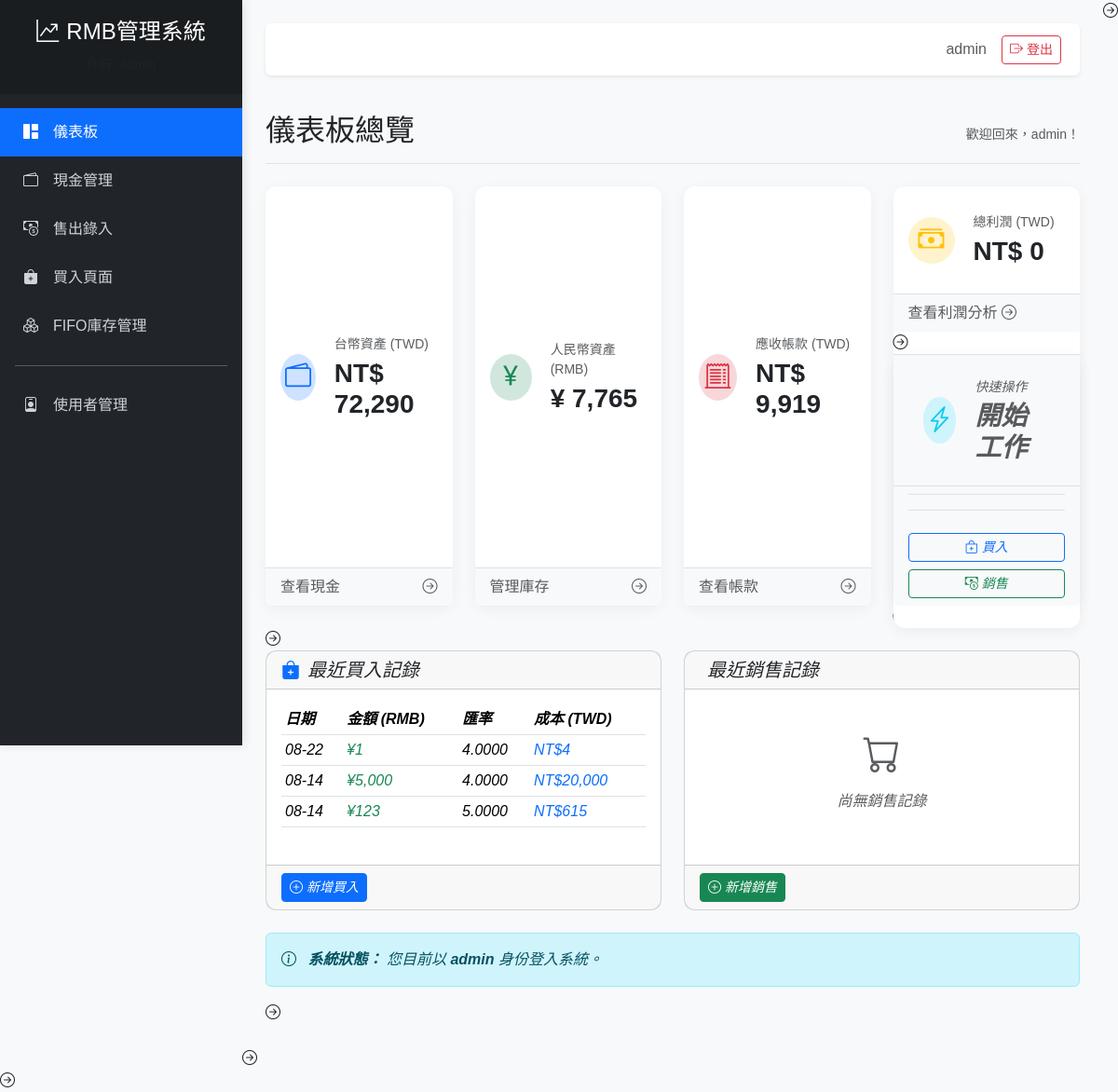
The page /dashboard (signed in) on the database its author committed.
### app.py (models this page shows, shortened)
class User(db.Model, UserMixin):
    __tablename__ = "user"  # <---【修正】統一為單數
    id = db.Column(db.Integer, primary_key=True)
    username = db.Column(db.String(80), unique=True, nullable=False)
    password_hash = db.Column(db.String(256), nullable=False)
    role = db.Column(
        db.String(50), default="operator", nullable=False
    )  # <---【修正】引入 Role
    is_active = db.Column(db.Boolean, default=True, nullable=False)
    @property
    def is_admin(self):
        return self.role == "admin"

class PurchaseRecord(db.Model):
    __tablename__ = "purchase_records"
    id = db.Column(db.Integer, primary_key=True)
    payment_account_id = db.Column(
        db.Integer, db.ForeignKey("cash_accounts.id"), nullable=True
    )
    deposit_account_id = db.Column(
        db.Integer, db.ForeignKey("cash_accounts.id"), nullable=True
    )
    channel_id = db.Column(db.Integer, db.ForeignKey("channels.id"), nullable=True)
    rmb_amount = db.Column(db.Float, nullable=False)
    exchange_rate = db.Column(db.Float, nullable=False)
    twd_cost = db.Column(db.Float, nullable=False)
    purchase_date = db.Column(db.DateTime, default=datetime.utcnow)
    operator_id = db.Column(
        db.Integer, db.ForeignKey("user.id"), nullable=False
    )  # <---【修正】統一外鍵目標
    channel = db.relationship("Channel", back_populates="purchase_records")
    payment_account = db.relationship(
        "CashAccount", foreign_keys=[payment_account_id], backref="paid_purchases"
    )
    deposit_account = db.relationship(
        "CashAccount", foreign_keys=[deposit_account_id], backref="deposited_purchases"
    )
    operator = db.relationship("User", backref="purchase_records")
    fifo_inventory = db.relationship("FIFOInventory", back_populates="purchase_record", cascade="all, delete-orphan")

### app.py (the view)
@app.route("/dashboard")
@login_required
def dashboard():
    try:
        all_accounts_obj = (
            db.session.execute(db.select(CashAccount).order_by(CashAccount.holder_id))
            .scalars()
            .all()
        )
        total_twd_cash = sum(
            acc.balance for acc in all_accounts_obj if acc.currency == "TWD"
        )
        total_rmb_stock = sum(
            acc.balance for acc in all_accounts_obj if acc.currency == "RMB"
        )
        customers_with_receivables = (
            db.session.execute(
                db.select(Customer)
                .filter_by(is_active=True)
                .filter(Customer.total_receivables_twd > 0)
                .order_by(Customer.total_receivables_twd.desc())
            )
            .scalars()
            .all()
        )
        total_receivables = sum(c.total_receivables_twd for c in customers_with_receivables)
        recent_purchases = (
            db.session.execute(
                db.select(PurchaseRecord)
                .order_by(PurchaseRecord.purchase_date.desc())
                .limit(5)
            )
            .scalars()
            .all()
        )
        recent_sales = (
            db.session.execute(
                db.select(SalesRecord)
                .order_by(SalesRecord.created_at.desc())
                .limit(5)
            )
            .scalars()
            .all()
        )
        total_profit_twd = 0.0
        all_sales = (
            db.session.execute(
                db.select(SalesRecord)
            )
            .scalars()
            .all()
        )
        for sale in all_sales:
            profit_info = FIFOService.calculate_profit_for_sale(sale)
            if profit_info:
                total_profit_twd += profit_info.get('profit_twd', 0.0)
        return render_template(
            "dashboard.html",
            total_twd=total_twd_cash,
            total_rmb=total_rmb_stock,
            total_receivables=total_receivables,
            total_profit_twd=total_profit_twd,
            recent_purchases=recent_purchases,
            recent_sales=recent_sales,
            is_admin=False
        )
    except Exception as e:
        flash(f"載入儀表板時發生錯誤: {e}", "danger")
        return render_template(
            "dashboard.html",
            total_twd=0.0,
            total_rmb=0.0,
            total_receivables=0.0,
            recent_purchases=[],
            recent_sales=[],
            is_admin=False
        )

### templates/dashboard.html (shortened to what this page needs)
{% extends "base.html" %}
{% block content %}
<div class="d-flex justify-content-between flex-wrap flex-md-nowrap align-items-center pt-3 pb-2 mb-4 border-bottom">
    <h1 class="h2">儀表板總覽</h1>
    <small class="text-muted">歡迎回來，{{ current_user.username }}！</small>
</div>
<div class="row">
    <div class="col-lg-3 col-md-6 mb-4">
        <div class="card h-100 metric-card">
            <div class="card-body">
                <div class="icon-circle bg-primary-subtle text-primary">
                    <i class="bi bi-wallet2 fs-3"></i>
                </div>
                <div>
                    <p class="text-muted mb-1 small">台幣資產 (TWD)</p>
                    <h3 class="fw-bold mb-0">NT$ {{ "{:,.0f}".format(total_twd or 0) }}</h3>
                </div>
            </div>
            <a href="{{ url_for('cash_management_operator') }}" class="card-footer text-decoration-none text-muted d-block">
                查看現金 <i class="bi bi-arrow-right-circle float-end"></i>
            </a>
        </div>
    </div>
    <div class="col-lg-3 col-md-6 mb-4">
        <div class="card h-100 metric-card">
            <div class="card-body">
                <div class="icon-circle bg-success-subtle text-success">
                    <i class="bi bi-currency-yen fs-3"></i>
                </div>
                <div>
                    <p class="text-muted mb-1 small">人民幣資產 (RMB)</p>
                    <h3 class="fw-bold mb-0">¥ {{ "{:,.0f}".format(total_rmb or 0) }}</h3>
                </div>
            </div>
            <a href="{{ url_for('fifo_inventory') }}" class="card-footer text-decoration-none text-muted d-block">
                管理庫存 <i class="bi bi-arrow-right-circle float-end"></i>
            </a>
        </div>
    </div>
    <div class="col-lg-3 col-md-6 mb-4">
        <div class="card h-100 metric-card">
            <div class="card-body">
                <div class="icon-circle bg-danger-subtle text-danger">
                    <i class="bi bi-receipt-cutoff fs-3"></i>
                </div>
                <div>
                    <p class="text-muted mb-1 small">應收帳款 (TWD)</p>
                    <h3 class="fw-bold mb-0">NT$ {{ "{:,.0f}".format(total_receivables or 0) }}</h3>
                </div>
            </div>
            <a href="{{ url_for('cash_management_operator') }}" class="card-footer text-decoration-none text-muted d-block">
                查看帳款 <i class="bi bi-arrow-right-circle float-end"></i>
            </a>
        </div>
    </div>
    <div class="col-lg-3 col-md-6 mb-4">
        <div class="card h-100 metric-card">
            <div class="card-body">
                <div class="icon-circle bg-warning-subtle text-warning">
                    <i class="bi bi-cash-stack fs-3"></i>
                </div>
                <div>
                    <p class="text-muted mb-1 small">總利潤 (TWD)</p>
                    <h3 class="fw-bold mb-0">NT$ {{ "{:,.0f}".format(total_profit_twd or 0) }}</h3>
                </div>
            </div>
            <a href="{{ url_for('fifo_inventory') }}" class="card-footer text-decoration-none text-muted d-block">查看利潤分析 <i class="bi bi-arrow-right-circle float-end></i></a>
        </div>
    </div>
    <div class="col-lg-3 col-md-6 mb-4">
        <div class="card h-100 metric-card">
            <div class="card-body">
                <div class="icon-circle bg-info-subtle text-info">
                    <i class="bi bi-lightning-charge fs-3"></i>
                </div>
                <div>
                    <p class="text-muted mb-1 small">快速操作</p>
                    <h3 class="fw-bold mb-0">開始工作</h3>
                </div>
            </div>
            <div class="card-footer">
                <div class="d-grid gap-2">
                    <a href="{{ url_for('buy_in') }}" class="btn btn-sm btn-outline-primary">
                        <i class="bi bi-bag-plus me-1"></i>買入
                    </a>
                    <a href="{{ url_for('sales_entry') }}" class="btn btn-sm btn-outline-success">
                        <i class="bi bi-cash-coin me-1"></i>銷售
                    </a>
                </div>
            </div>
        </div>
    </div>
</div>
<div class="row">
    <div class="col-lg-6 mb-4">
        <div class="card recent-activity-card h-100">
            <div class="card-header">
                <h5 class="mb-0">
                    <i class="bi bi-bag-plus-fill me-2 text-primary"></i>最近買入記錄
                </h5>
            </div>
            <div class="card-body">
                {% if recent_purchases %}
                <div class="table-responsive">
                    <table class="table table-sm">
                        <thead>
                            <tr>
                                <th>日期</th>
                                <th>金額 (RMB)</th>
                                <th>匯率</th>
                                <th>成本 (TWD)</th>
                            </tr>
                        </thead>
                        <tbody>
                            {% for purchase in recent_purchases %}
                            <tr>
                                <td>{{ purchase.purchase_date.strftime('%m-%d') }}</td>
                                <td class="text-success">¥{{ "{:,.0f}".format(purchase.rmb_amount) }}</td>
                                <td>{{ "{:.4f}".format(purchase.exchange_rate) }}</td>
                                <td class="text-primary">NT${{ "{:,.0f}".format(purchase.twd_cost) }}</td>
                            </tr>
                            {% endfor %}
                        </tbody>
                    </table>
                </div>
                {% else %}
                <div class="text-center text-muted py-4">
                    <i class="bi bi-inbox fs-1"></i>
                    <p class="mt-2">尚無買入記錄</p>
                </div>
                {% endif %}
            </div>
            <div class="card-footer">
                <a href="{{ url_for('buy_in') }}" class="btn btn-primary btn-sm">
                    <i class="bi bi-plus-circle me-1"></i>新增買入
                </a>
            </div>
        </div>
    </div>
    <div class="col-lg-6 mb-4">
        <div class="card recent-activity-card h-100">
            <div class="card-header">
                <h5 class="mb-0">
                    最近銷售記錄
                </h5>
            </div>
            <div class="card-body">
                {% if recent_sales %}
                <div class="table-responsive">
                    <table class="table table-sm">
                        <thead>
                            <tr>
                                <th>日期</th>
                                <th>客戶</th>
                                <th>金額 (RMB)</th>
                                <th>收款 (TWD)</th>
                            </tr>
                        </thead>
                        <tbody>
                            {% for sale in recent_sales %}
                            <tr>
                                <td>{{ sale.created_at.strftime('%m-%d') }}</td>
                                <td>{{ sale.customer.name if sale.customer else 'N/A' }}</td>
                                <td class="text-success">¥{{ "{:,.0f}".format(sale.rmb_amount) }}</td>
                                <td class="text-primary">NT${{ "{:,.0f}".format(sale.twd_amount) }}</td>
                            </tr>
                            {% endfor %}
                        </tbody>
                    </table>
                </div>
                {% else %}
                <div class="text-center text-muted py-4">
                    <i class="bi bi-cart fs-1"></i>
                    <p class="mt-2">尚無銷售記錄</p>
                </div>
                {% endif %}
            </div>
            <div class="card-footer">
                <a href="{{ url_for('sales_entry') }}" class="btn btn-success btn-sm">
                    <i class="bi bi-plus-circle me-1"></i>新增銷售
                </a>
            </div>
        </div>
    </div>
</div>
<div class="row">
    <div class="col-12">
        <div class="alert alert-info" role="alert">
            <i class="bi bi-info-circle me-2"></i>
            <strong>系統狀態：</strong> 您目前以 <strong>{{ current_user.role }}</strong> 身份登入系統。
        </div>
    </div>
</div>
{% endblock %}

### templates/base.html (shortened to what this page needs)
<!DOCTYPE html>
<html lang="zh-Hant">
<head>
    <link href="https://cdn.jsdelivr.net/npm/bootstrap@5.3.3/dist/css/bootstrap.min.css" rel="stylesheet">
    <link rel="stylesheet" href="https://cdn.jsdelivr.net/npm/bootstrap-icons@1.11.3/font/bootstrap-icons.min.css">
</head>
<body>
    <div class="wrapper">
        {% if current_user.is_authenticated %}
        <nav id="sidebar">
            <div class="sidebar-header">
                <h4><i class="bi bi-graph-up-arrow me-2"></i>RMB管理系統</h4>
                <small class="text-muted">你好, {{ current_user.username or '訪客' }}</small>
            </div>
            <ul class="list-unstyled components">
                <li class="{% if request.endpoint in ['dashboard', 'admin_dashboard'] %}active{% endif %}">
                    <a href="{{ url_for('dashboard' if not current_user.is_admin else 'admin_dashboard') }}"><i class="bi bi-grid-1x2-fill me-3"></i>儀表板</a>
                </li>
                <li class="{% if request.endpoint in ['cash_management', 'cash_management_operator'] %}active{% endif %}">
                    <a href="{{ url_for('cash_management_operator' if not current_user.is_admin else 'cash_management') }}"><i class="bi bi-wallet2 me-3"></i>現金管理</a>
                </li>
                <li class="{% if request.endpoint == 'sales_entry' %}active{% endif %}">
                    <a href="{{ url_for('sales_entry') }}"><i class="bi bi-cash-coin me-3"></i>售出錄入</a>
                </li>
                <li class="{% if request.endpoint == 'buy_in' %}active{% endif %}">
                    <a href="{{ url_for('buy_in') }}"><i class="bi bi-bag-plus-fill me-3"></i>買入頁面</a>
                </li>
                <li class="{% if request.endpoint == 'fifo_inventory' %}active{% endif %}">
                    <a href="{{ url_for('fifo_inventory') }}"><i class="bi bi-boxes me-3"></i>FIFO庫存管理</a>
                </li>
                {% if current_user.is_admin %}
                <hr class="mx-3">
                <li class="{% if request.endpoint == 'user_management' %}active{% endif %}">
                    <a href="{{ url_for('user_management') }}"><i class="bi bi-person-badge me-3"></i>使用者管理</a>
                </li>
                {% endif %}
            </ul>
        </nav>
        {% endif %}
        <div id="content" class="{% if not current_user.is_authenticated %}w-100 p-0 m-0{% endif %}">
            <div class="{% if current_user.is_authenticated %}main-content-inner{% endif %}">
                {% if current_user.is_authenticated %}
                <nav class="navbar navbar-expand-lg navbar-light bg-white mb-4 rounded shadow-sm p-2">
                    <div class="container-fluid">
                        <div class="ms-auto d-flex align-items-center">
                            <span class="navbar-text text-muted d-none d-md-inline me-3">
                                {{ current_user.username }}
                            </span>
                            <a href="{{ url_for('logout') }}" class="btn btn-outline-danger btn-sm">
                                <i class="bi bi-box-arrow-right me-1"></i>登出
                            </a>
                        </div>
                    </div>
                </nav>
                {% endif %}
                <main>
                    {% block content %}{% endblock %}
                </main>
            </div>
        </div>
    </div>
</body>
</html>

### rows shown on the page
User: username "admin", role "admin"
PurchaseRecord: purchase_date "08-22", rmb_amount "1", exchange_rate "4.0000", twd_cost "4"
PurchaseRecord: purchase_date "08-14", rmb_amount "5,000", exchange_rate "4.0000", twd_cost "20,000"
PurchaseRecord: purchase_date "08-14", rmb_amount "123", exchange_rate "5.0000", twd_cost "615"

### other values the page prints
{{ "{:,.0f}".format(total_twd or 0) }} "72,290"
{{ "{:,.0f}".format(total_rmb or 0) }} "7,765"
{{ "{:,.0f}".format(total_receivables or 0) }} "9,919"
{{ "{:,.0f}".format(total_profit_twd or 0) }} "0"
